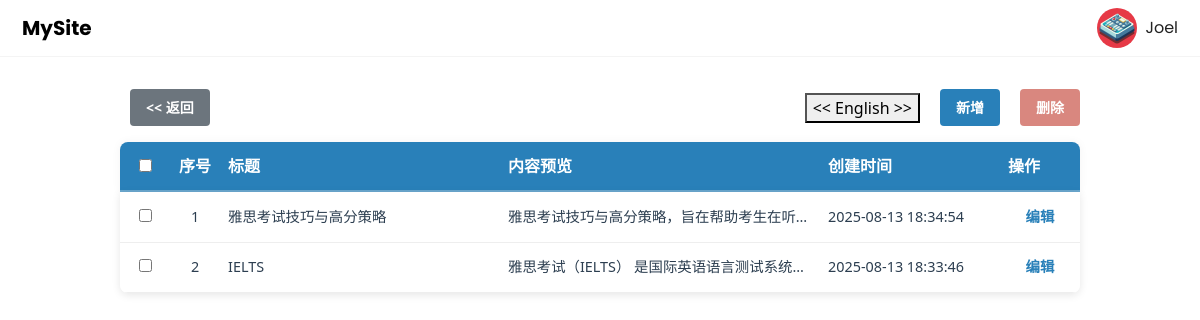
Screenshot of /private/english with the database file from the repository.
### models/english.py (models this page shows, shortened)
class EnglishContent(db.Model):
    __tablename__ = 'english_content'
    id = db.Column(db.Integer, primary_key=True)
    title = db.Column(db.String(200), default="")
    description = db.Column(db.Text, default="")
    created_at = db.Column(db.DateTime, default=datetime.utcnow, nullable=False)
    updated_at = db.Column(db.DateTime, default=datetime.utcnow, onupdate=datetime.utcnow, nullable=False)

### routes/private.py (the view)
@private_bp.route('/english', methods=['GET'])
def private_english_list():
    contents = EnglishContent.query.order_by(EnglishContent.updated_at.desc()).all()
    return render_template('private_english_list.html', posts=contents)

### templates/private_english_list.html (shortened to what this page needs)
{% extends 'base.html' %}
{% block content %}
<div class="private-english-container">
    <a href="{{ url_for('private.private_page') }}" class="btn btn-secondary">&lt;&lt; 返回</a>
    <div class="top-buttons">
        <button><< English >></button>
        <a href="{{ url_for('private.private_english_new') }}" class="btn btn-primary">新增</a>
        <button id="deleteSelectedBtn" class="btn btn-danger" disabled>删除</button>
    </div>
    <table class="english-table">
        <thead>
        <tr>
            <th class="select-col"><input type="checkbox" id="selectAll"></th>
            <th class="index-col">序号</th>
            <th class="title-col">标题</th>
            <th class="content-col">内容预览</th>
            <th class="date-col">创建时间</th>
            <th class="action-col">操作</th>
        </tr>
        </thead>
    </table>
    <div class="english-table-body">
        <table class="english-body-table">
            <tbody>
            {% for post in posts %}
            <tr>
                <td class="select-col"><input type="checkbox" class="selectBox" data-id="{{ post.id }}"></td>
                <td class="index-col">{{ loop.index }}</td>
                <td class="title-col">{{ post.title }}</td>
                <td class="content-col">{{ post.description|striptags }}</td>
                <td class="date-col">{{ post.created_at.strftime('%Y-%m-%d %H:%M:%S') }}</td>
                <td class="action-col">
                    <a href="{{ url_for('private.private_english_detail', content_id=post.id) }}">编辑</a>
                </td>
            </tr>
            {% else %}
            <tr>
                <td colspan="6" style="text-align:center; color:#777;">没有文章</td>
            </tr>
            {% endfor %}
            </tbody>
        </table>
    </div>
</div>
{% endblock %}

### static/css/style.css (style rules this page uses)
html, body, .container-home { margin: 0; padding: 0; }
body { font-family: 'Poppins', sans-serif; background: #ffffff; color: #222222; overflow-x: hidden; }
html.home-page, body.home-page { height: 100vh; overflow: hidden; }

### static/css/private_blog.css (style rules this page uses)
.top-buttons { margin-bottom: 1rem; display: flex; justify-content: flex-end; align-items: center; gap: 12px; }
.btn { padding: 0.5rem 1rem; margin-left: 10px; border-radius: 4px; font-size: 14px; font-weight: 600; text-decoration: none; cursor: pointer; transition: background-color 0.3s ease; border: none; display: inline-block; }
.btn.btn-secondary { position: fixed; }

### static/css/private_tools.css (style rules this page uses)
.top-buttons { margin-bottom: 1rem; display: flex; justify-content: flex-end; align-items: center; gap: 12px; }
.btn { padding: 0.5rem 1rem; margin-left: 10px; border-radius: 4px; font-weight: 600; text-decoration: none; cursor: pointer; transition: background-color 0.3s ease, transform 0.2s ease; border: none; display: inline-block; }

### static/css/english.css (style rules this page uses)
.private-english-container { max-width: 80%; margin: 2rem auto; font-family: 'Segoe UI', Tahoma, Geneva, Verdana, sans-serif; color: #2c3e50; }
.private-english-container .top-buttons { display: flex; justify-content: flex-end; gap: 10px; margin-bottom: 1rem; }
.private-english-container .btn { padding: 0.5rem 1rem; border-radius: 4px; font-weight: 600; cursor: pointer; border: none; color: white; user-select: none; text-decoration: none; display: inline-block; text-align: center; }
.private-english-container .btn-primary { background-color: #2980b9; }
.private-english-container .btn-danger { background-color: #c0392b; }
.private-english-container .btn-danger:disabled { opacity: 0.6; cursor: not-allowed; }
.english-table { width: 100%; border-collapse: collapse; table-layout: fixed; box-shadow: 0 0 10px rgba(0, 0, 0, 0.05); border-radius: 8px 8px 0 0; background: #2980b9; color: white; }
.english-table thead tr { display: table-row; }
.english-table thead th { padding: 12px 8px; text-align: left; white-space: nowrap; overflow: hidden; text-overflow: ellipsis; font-weight: 700; vertical-align: middle; border-bottom: 2px solid rgba(255, 255, 255, 0.3); }
.english-table-body { max-height: calc(100vh - 230px); overflow-y: auto; border-radius: 0 0 8px 8px; box-shadow: 0 2px 8px rgba(0, 0, 0, 0.1); }
.english-body-table { width: 100%; border-collapse: collapse; table-layout: fixed; background: white; color: #2c3e50; }
.english-body-table tbody tr { border-bottom: 1px solid #eee; height: 50px; cursor: default; }
.english-body-table tbody td { padding: 10px 8px; white-space: nowrap; overflow: hidden; text-overflow: ellipsis; vertical-align: middle; font-size: 0.9rem; }
.english-table thead th.select-col, .english-body-table tbody td.select-col { width: 50px; text-align: center; }
.english-table thead th.index-col, .english-body-table tbody td.index-col { width: 50px; text-align: center; }
.english-table thead th.title-col, .english-body-table tbody td.title-col { width: 280px; }
.english-table thead th.content-col, .english-body-table tbody td.content-col { width: calc(80% - 50px - 280px - 180px - 80px); }
.english-table thead th.date-col, .english-body-table tbody td.date-col { width: 180px; }
.english-table thead th.action-col { width: 80px; }
.english-body-table tbody td.action-col { width: 80px; text-align: center; }
.english-body-table tbody td.action-col a { color: #2980b9; text-decoration: none; font-weight: 600; }

### rows the page displays
EnglishContent: title "雅思考试技巧与高分策略", description "雅思考试技巧与高分策略，旨在帮助考生在听…", created_at "2025-08-13 18:34:54"
EnglishContent: title "IELTS", description "雅思考试（IELTS） 是国际英语语言测试系统…", created_at "2025-08-13 18:33:46"
